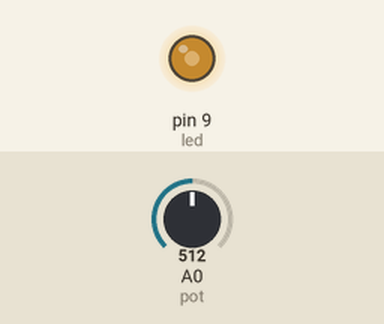
A sketch run on a simulated Arduino Mega 2560, built with avr-gcc and run on an emulated ATmega2560. On the bench: output pins drawn as LEDs (lit = HIGH). Inputs (shaded band) come from the test bench; at power-on: A0 (pot) = 512.

Above: at 1.2 s.
1.3 s: A0 (pot) set to 716
At 1.9 s:
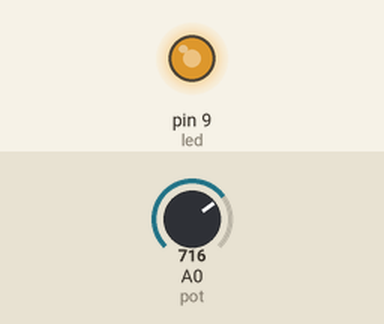
2.8 s: A0 (pot) set to 900
At 4.0 s:
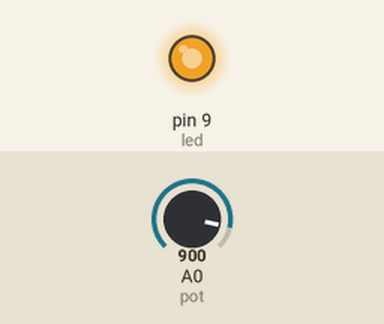
4.3 s: A0 (pot) set to 122
At 5.3 s:
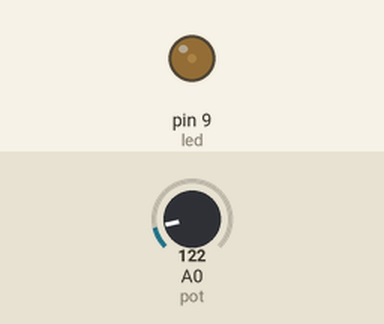
5.8 s: A0 (pot) set to 0
At 6.5 s:
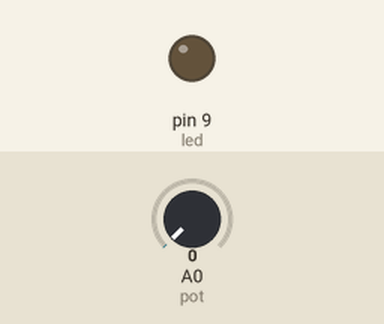
7.3 s: A0 (pot) set to 511
At 7.7 s:
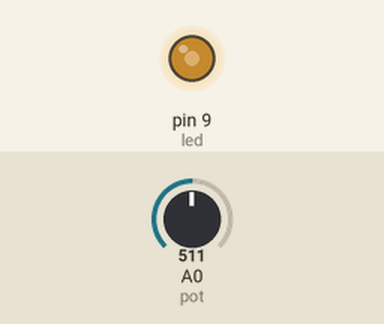
Timing chart, 0 to 9.8 s (numbered marks = the images above; inputs shaded):
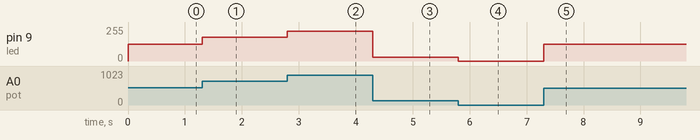

The sketch:

Ex44.ino
```cpp
/* Programa: Leitura para saída analógica
 * Arduino : MEGA
 * Data    : 02/10/2019
 * Autor   : Rahul M. Juliato
 */

int led = 9;
int pot = A0;

int leitura;
int saida;

void setup(){

  pinMode(led, OUTPUT);

}

void loop() {

  leitura = analogRead(pot);
  saida = map(leitura, 0, 1023, 0, 255);
  analogWrite(led, saida);
  delay(1);

}
```

Measured:
- after the input at 1.3 s, pin 9 (led): 127/255 → 178/255 at once
- after the input at 2.8 s, pin 9 (led): 178/255 → 224/255 at once
- after the input at 4.3 s, pin 9 (led): 224/255 → 30/255 at once
- after the input at 5.8 s, pin 9 (led): 30/255 → 0/255 at once
- after the input at 7.3 s, pin 9 (led): 0/255 → 127/255 at once
